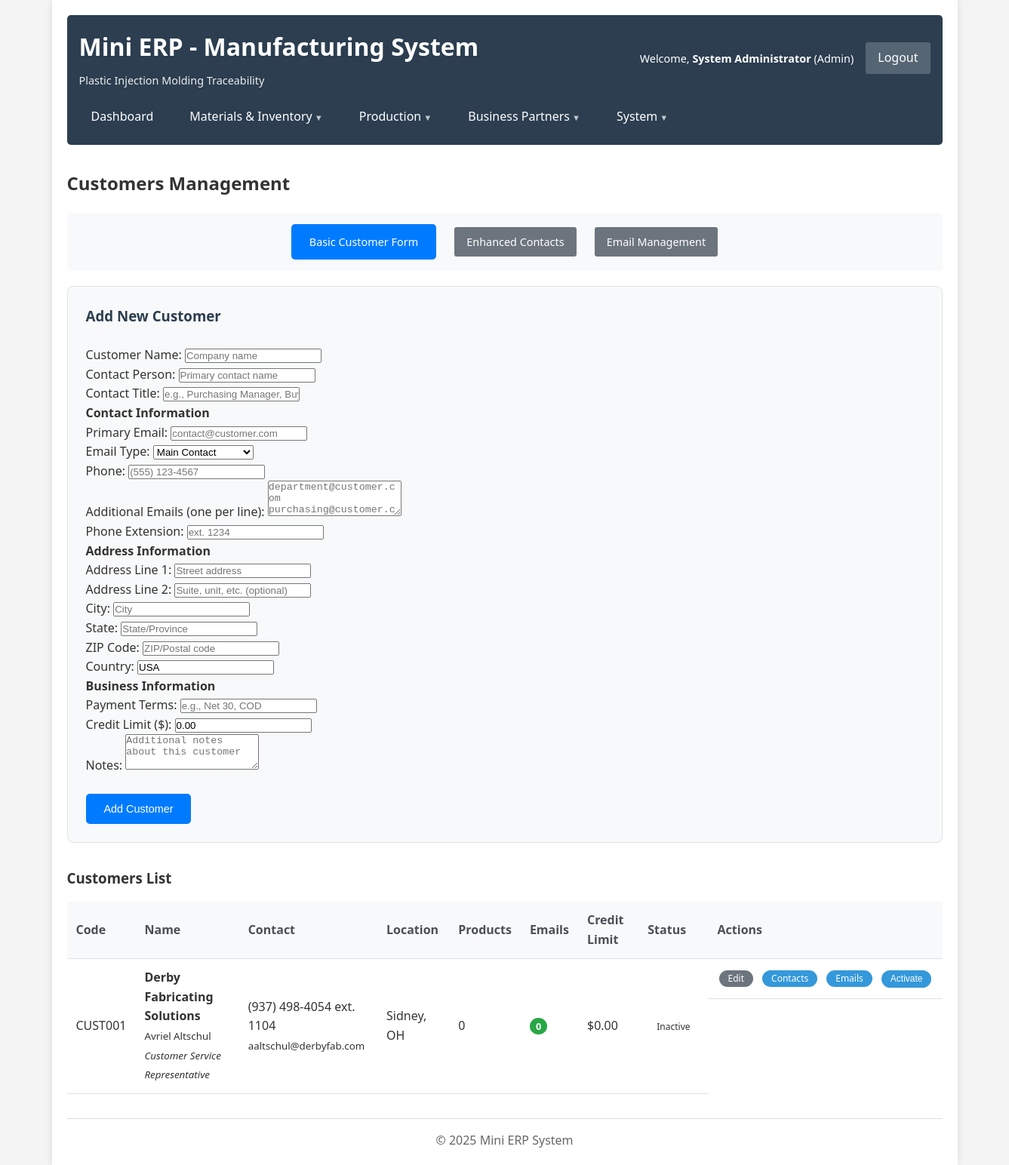
/public/customers.php (signed in), run on the app's committed database.
### tables this page shows
CREATE TABLE `customers` (
  `id` int NOT NULL AUTO_INCREMENT,
  `customer_code` varchar(20) DEFAULT NULL,
  `customer_name` varchar(100) NOT NULL,
  `contact_person` varchar(100) DEFAULT NULL,
  `contact_title` varchar(100) DEFAULT NULL,
  `email` varchar(100) DEFAULT NULL,
  `phone` varchar(20) DEFAULT NULL,
  `phone_ext` varchar(20) DEFAULT NULL,
  `address_line1` varchar(100) DEFAULT NULL,
  `address_line2` varchar(100) DEFAULT NULL,
  `city` varchar(50) DEFAULT NULL,
  `state` varchar(20) DEFAULT NULL,
  `zip_code` varchar(20) DEFAULT NULL,
  `country` varchar(50) DEFAULT 'USA',
  `is_active` tinyint(1) DEFAULT '1',
  `payment_terms` varchar(50) DEFAULT NULL,
  `credit_limit` decimal(12,2) DEFAULT '0.00',
  `notes` text,
  `created_at` timestamp NULL DEFAULT CURRENT_TIMESTAMP,
  `created_by` int DEFAULT '1',
  PRIMARY KEY (`id`),
  UNIQUE KEY `customer_code` (`customer_code`)
);

CREATE TABLE `users` (
  `id` int NOT NULL AUTO_INCREMENT,
  `username` varchar(50) NOT NULL,
  `email` varchar(100) NOT NULL,
  `password_hash` varchar(255) NOT NULL,
  `full_name` varchar(100) NOT NULL,
  `role` enum('admin','supervisor','material_handler','quality_inspector','viewer') NOT NULL DEFAULT 'viewer',
  `is_active` tinyint(1) DEFAULT '1',
  `last_login` datetime DEFAULT NULL,
  `created_at` timestamp NULL DEFAULT CURRENT_TIMESTAMP,
  `updated_at` timestamp NULL DEFAULT CURRENT_TIMESTAMP ON UPDATE CURRENT_TIMESTAMP,
  PRIMARY KEY (`id`),
  UNIQUE KEY `username` (`username`),
  UNIQUE KEY `email` (`email`),
  KEY `idx_username` (`username`),
  KEY `idx_role` (`role`)
);

### public/customers.php (the view, shortened to what the rows shown need)
<?php
require_once '../src/classes/Auth.php';
$db = new Database();
$auth = new Auth($db);
$auth->requireAuth('login.php');
$current_user = $auth->getCurrentUser();
$can_manage = $auth->hasRole(['admin', 'supervisor', 'material_handler']);
$pdo = $db->connect();
try {
    $customers = $pdo->query("
        SELECT c.*, u.full_name as created_by_name,
               (SELECT COUNT(*) FROM products WHERE customer_id = c.id AND is_active = 1) as product_count,
               (SELECT COUNT(*) FROM customer_emails WHERE customer_id = c.id AND is_active = 1) as email_count
        FROM customers c
        LEFT JOIN users u ON c.created_by = u.id
        ORDER BY c.customer_name
    ")->fetchAll();
} catch (Exception $e) {
    $customers = [];
    $message = 'Error loading customers: ' . $e->getMessage();
    $message_type = 'error';
}
$page_title = 'Customers';
include '../src/includes/header.php';
?>
            <h2><?php echo $page_title; ?> Management</h2>
            <div class="customers-list">
                <div class="table-container">
                    <table class="data-table">
                        <thead>
                            <tr>
                                <th>Code</th>
                                <th>Name</th>
                                <th>Contact</th>
                                <th>Location</th>
                                <th>Products</th>
                                <th>Emails</th>
                                <th>Credit Limit</th>
                                <th>Status</th>
                                <?php if ($can_manage): ?>
                                <th>Actions</th>
                                <?php endif; ?>
                            </tr>
                        </thead>
                        <tbody>
                            <?php if (empty($customers)): ?>
                                <tr>
                                    <td colspan="<?php echo $can_manage ? '9' : '8'; ?>" class="no-data">No customers found</td>
                                </tr>
                            <?php else: ?>
                                <?php foreach ($customers as $customer): ?>
                                    <tr class="<?php echo !$customer['is_active'] ? 'inactive' : ''; ?>">
                                        <td class="customer-code"><?php echo htmlspecialchars($customer['customer_code']); ?></td>
                                        <td class="customer-name">
                                            <strong><?php echo htmlspecialchars($customer['customer_name']); ?></strong>
                                            <?php if ($customer['contact_person']): ?>
                                                <br><small>
                                                    <?php echo htmlspecialchars($customer['contact_person']); ?>
                                                    <?php if ($customer['contact_title']): ?>
                                                        <br><em><?php echo htmlspecialchars($customer['contact_title']); ?></em>
                                                    <?php endif; ?>
                                                </small>
                                            <?php endif; ?>
                                        </td>
                                        <td>
                                            <?php if ($customer['phone']): ?>
                                                <div>
                                                    <?php echo htmlspecialchars($customer['phone']); ?>
                                                    <?php if ($customer['phone_ext']): ?>
                                                        ext. <?php echo htmlspecialchars($customer['phone_ext']); ?>
                                                    <?php endif; ?>
                                                </div>
                                            <?php endif; ?>
                                            <?php if ($customer['email']): ?>
                                                <div><small><?php echo htmlspecialchars($customer['email']); ?></small></div>
                                            <?php endif; ?>
                                        </td>
                                        <td>
                                            <?php
                                            $location = array_filter([$customer['city'], $customer['state']]);
                                            echo htmlspecialchars(implode(', ', $location) ?: 'N/A');
                                            ?>
                                        </td>
                                        <td class="product-count"><?php echo $customer['product_count']; ?></td>
                                        <td class="email-count">
                                            <span class="badge"><?php echo $customer['email_count']; ?></span>
                                        </td>
                                        <td>$<?php echo number_format($customer['credit_limit'], 2); ?></td>
                                        <td>
                                            <span class="status-badge status-<?php echo $customer['is_active'] ? 'active' : 'inactive'; ?>">
                                                <?php echo $customer['is_active'] ? 'Active' : 'Inactive'; ?>
                                            </span>
                                        </td>
                                        <?php if ($can_manage): ?>
                                        <td class="actions">
                                            <a href="customers.php?edit=<?php echo $customer['id']; ?>" class="btn btn-small btn-secondary">Edit</a>
                                            <a href="customers_enhanced.php?view_contacts=<?php echo $customer['id']; ?>" class="btn btn-small btn-info">Contacts</a>
                                            <a href="customers_with_emails.php?manage_emails=<?php echo $customer['id']; ?>" class="btn btn-small btn-success">Emails</a>
                                            <form method="POST" style="display: inline;">
                                                <button type="submit" name="toggle_active" class="btn btn-small btn-<?php echo $customer['is_active'] ? 'warning' : 'success'; ?>">
                                                    <?php echo $customer['is_active'] ? 'Deactivate' : 'Activate'; ?>
                                                </button>
                                            </form>
                                        </td>
                                        <?php endif; ?>
                                    </tr>
                                <?php endforeach; ?>
                            <?php endif; ?>
                        </tbody>
                    </table>
                </div>
            </div>
<?php
include '../src/includes/footer.php';
?>

### src/includes/header.php (shortened to what the rows shown need)
<!DOCTYPE html>
<html lang="en">
<head>
    <link href="css/style.css" rel="stylesheet">
</head>
<body>
    <div class="container">
        <header>
            <div class="header-content">
                <div class="header-left">
                    <h1>Mini ERP - Manufacturing System</h1>
                </div>
                <div class="header-right">
                    <span class="user-info">
                        Welcome, <strong><?php echo htmlspecialchars($current_user['full_name']); ?></strong>
                        (<?php echo ucfirst(str_replace('_', ' ', $current_user['role'])); ?>)
                    </span>
                </div>
            </div>
        </header>
        <main>

### data on the page
customers: users.full_name "System Administrator", customer_code "CUST001", customer_name "Derby Fabricating Solutions", contact_person "Avriel Altschul", contact_title "Customer Service Representative", phone "(937) 498-4054", phone_ext "1104", email "aaltschul@derbyfab.com", city+state "Sidney, OH", product_count "0", email_count "0", credit_limit "0.00", is_active "Inactive"

### other printed values
str_replace('_', ' ', $current_user['role']) "Admin"
$nav_item['label'] "Dashboard"
$nav_item['label'] "Materials & Inventory"
$nav_item['label'] "Production"
$nav_item['label'] "Business Partners"
$nav_item['label'] "System"
$page_title "Customers"
